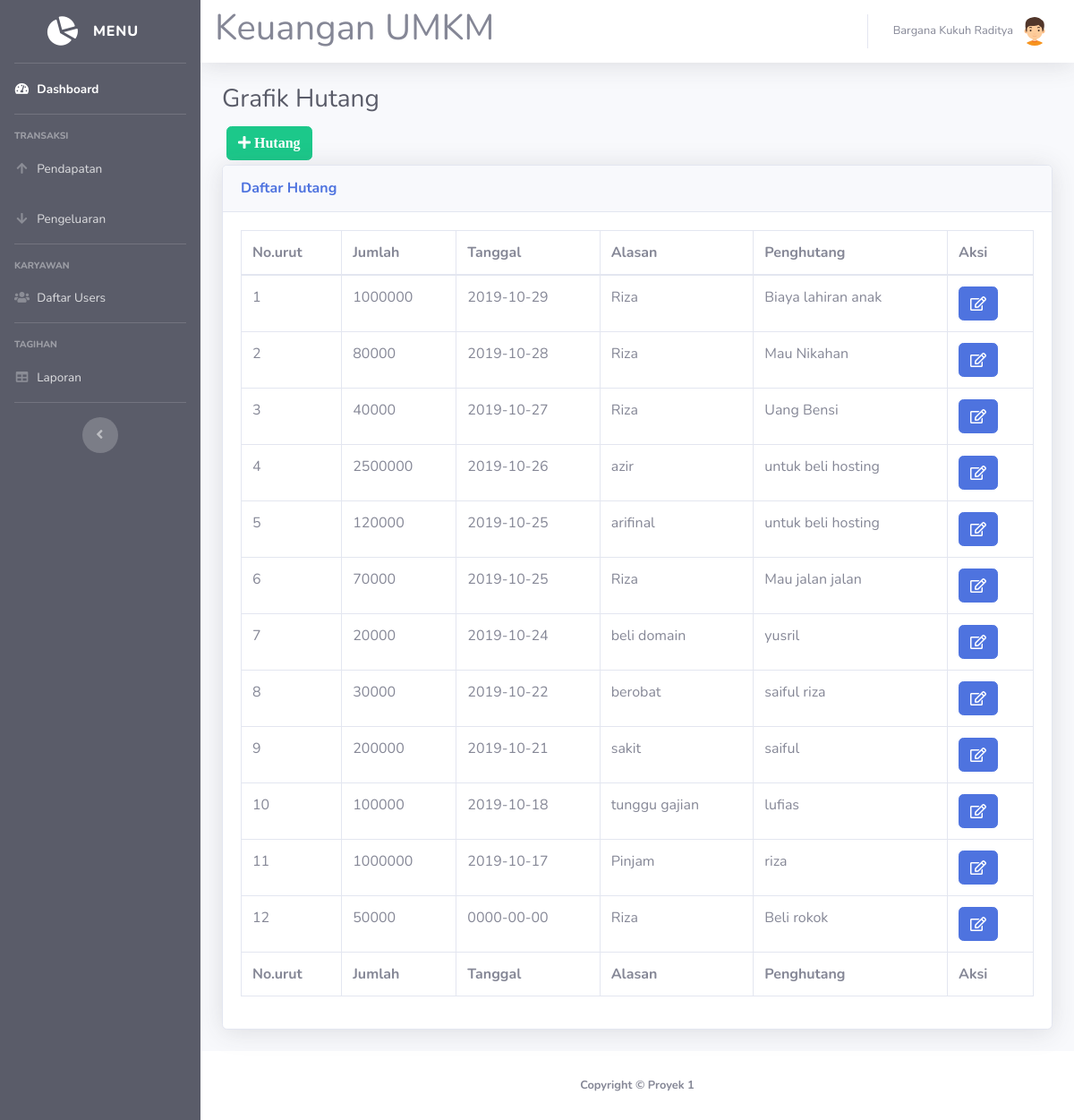
Screenshot of /keuangan/hutang.php (signed in) with the database file from the repository.
### tables this page shows
CREATE TABLE `hutang` (
  `id_hutang` int(11) NOT NULL,
  `jumlah` int(11) NOT NULL,
  `tgl_hutang` date NOT NULL,
  `alasan` text NOT NULL,
  `penghutang` varchar(40) NOT NULL
);

### keuangan/hutang.php (the view, shortened to what this page needs)
<!DOCTYPE html>
<html lang="en">
<head>
  <link href="vendor/fontawesome-free/css/all.min.css" rel="stylesheet" type="text/css">
  <link href="css/sb-admin-2.min.css" rel="stylesheet">
</head>
<body id="page-top">
  <?php
  require 'koneksi.php';
  require 'sidebar.php';
  ?>
  <div id="content">
    <?php require 'navbar.php'; ?>
    <div class="container-fluid">
      <h1 class="h3 mb-2 text-gray-800">Grafik Hutang</h1>
      <button type="button" class="btn btn-success" style="margin:5px" data-toggle="modal" data-target="#myModalTambah"><i class="fa fa-plus"> Hutang</i></button><br>
      <div class="card shadow mb-4">
        <div class="card-header py-3">
          <h6 class="m-0 font-weight-bold text-primary">Daftar Hutang</h6>
        </div>
        <div class="card-body">
          <div class="table-responsive">
            <table class="table table-bordered" id="dataTable" width="100%" cellspacing="0">
              <thead>
                <tr>
                  <th>No.urut</th>
                  <th>Jumlah</th>
                  <th>Tanggal</th>
                  <th>Alasan</th>
                  <th>Penghutang</th>
                  <th>Aksi</th>
                </tr>
              </thead>
              <tfoot>
                <tr>
                  <th>No.urut</th>
                  <th>Jumlah</th>
                  <th>Tanggal</th>
                  <th>Alasan</th>
                  <th>Penghutang</th>
                  <th>Aksi</th>
                </tr>
              </tfoot>
              <tbody>
                <?php
                $query = mysqli_query($koneksi, "SELECT * FROM hutang where jumlah > 1000 ORDER BY tgl_hutang DESC");
                $no = 1;
                while ($data = mysqli_fetch_assoc($query)) {
                ?>
                  <tr>
                    <td><?= $no++ ?></td>
                    <td><?= $data['jumlah'] ?></td>
                    <td><?= $data['tgl_hutang'] ?></td>
                    <td><?= $data['alasan'] ?></td>
                    <td><?= $data['penghutang'] ?></td>
                    <td>
                      <a href="#" type="button" class=" fa fa-edit btn btn-primary btn-md" data-toggle="modal" data-target="#myModal<?php echo $data['id_hutang']; ?>"></a>
                    </td>
                  </tr>
          </div>
        <?php
                }
        ?>
  <?php require 'footer.php' ?>
</body>
</html>

### keuangan/sidebar.php
<div id="wrapper">
  <ul class="navbar-nav bg-dark sidebar sidebar-dark accordion" id="accordionSidebar">
    <a class="sidebar-brand d-flex align-items-center justify-content-center" href="index.php">
      <div class="sidebar-brand-icon rotate-n-15">
        <i class="fas fa-chart-pie"></i>
      </div>
      <div class="sidebar-brand-text mx-3">MENU</div>
    </a>
    <hr class="sidebar-divider my-0">
    <li class="nav-item active">
      <a class="nav-link" href="index.php">
        <i class="fas fa-fw fa-tachometer-alt"></i>
        <span>Dashboard</span></a>
    </li>
    <hr class="sidebar-divider">
    <div class="sidebar-heading">
      Transaksi
    </div>
    <li class="nav-item">
      <a class="nav-link collapsed" href="pendapatan.php">
        <i class="fas fa-fw fa-arrow-up"></i>
        <span>Pendapatan</span>
      </a>
    </li>
    <li class="nav-item">
      <a class="nav-link collapsed" href="pengeluaran.php">
        <i class="fas fa-fw fa-arrow-down"></i>
        <span>Pengeluaran</span>
      </a>
    </li>
    <hr class="sidebar-divider">
    <div class="sidebar-heading">
      Karyawan
    </div>
    <li class="nav-item">
      <a class="nav-link collapsed" href="karyawan.php">
        <i class="fas fa-fw fa-users"></i>
        <span>Daftar Users</span>
      </a>
    </li>
    <hr class="sidebar-divider">
    <div class="sidebar-heading">
      Tagihan
    </div>
    <li class="nav-item">
      <a class="nav-link" href="laporan.php">
        <i class="fas fa-fw fa-table"></i>
        <span>Laporan</span></a>
    </li>
    <hr class="sidebar-divider d-none d-md-block">
    <div class="text-center d-none d-md-inline">
      <button class="rounded-circle border-0" id="sidebarToggle"></button>
    </div>
  </ul>
  <div id="content-wrapper" class="d-flex flex-column">

### keuangan/navbar.php (shortened to what this page needs)
<nav class="navbar navbar-expand navbar-light bg-white topbar mb-4 static-top shadow">
  <h1>Keuangan UMKM</h1>
  <?php require 'user.php'; ?>
</nav>

### keuangan/user.php (shortened to what this page needs)
<ul class="navbar-nav ml-auto">
  <li class="nav-item dropdown no-arrow">
    <a class="nav-link dropdown-toggle" href="#" id="userDropdown" role="button" data-toggle="dropdown" aria-haspopup="true" aria-expanded="false">
      <span class="mr-2 d-none d-lg-inline text-gray-600 small"><?=$_SESSION['nama']?></span>
      <img class="img-profile rounded-circle" src="img/boy(2).png">
    </a>
  </li>
</ul>

### keuangan/footer.php
<footer class="sticky-footer bg-white">
  <div class="container my-auto">
    <div class="copyright text-center my-auto">
      <b><span>Copyright &copy; Proyek 1</span></b>
    </div>
  </div>
</footer>

### rows the page displays
hutang: jumlah "1000000", tgl_hutang "2019-10-29", alasan "Riza", penghutang "Biaya lahiran anak"
hutang: jumlah "80000", tgl_hutang "2019-10-28", alasan "Riza", penghutang "Mau Nikahan"
hutang: jumlah "40000", tgl_hutang "2019-10-27", alasan "Riza", penghutang "Uang Bensi"
hutang: jumlah "2500000", tgl_hutang "2019-10-26", alasan "azir", penghutang "untuk beli hosting"
hutang: jumlah "120000", tgl_hutang "2019-10-25", alasan "arifinal", penghutang "untuk beli hosting"
hutang: jumlah "70000", tgl_hutang "2019-10-25", alasan "Riza", penghutang "Mau jalan jalan"
hutang: jumlah "20000", tgl_hutang "2019-10-24", alasan "beli domain", penghutang "yusril"
hutang: jumlah "30000", tgl_hutang "2019-10-22", alasan "berobat", penghutang "saiful riza"
hutang: jumlah "200000", tgl_hutang "2019-10-21", alasan "sakit", penghutang "saiful"
hutang: jumlah "100000", tgl_hutang "2019-10-18", alasan "tunggu gajian", penghutang "lufias"
hutang: jumlah "1000000", tgl_hutang "2019-10-17", alasan "Pinjam", penghutang "riza"
hutang: jumlah "50000", tgl_hutang "0000-00-00", alasan "Riza", penghutang "Beli rokok"

### other values shown
$_SESSION['nama'] "Bargana Kukuh Raditya"
